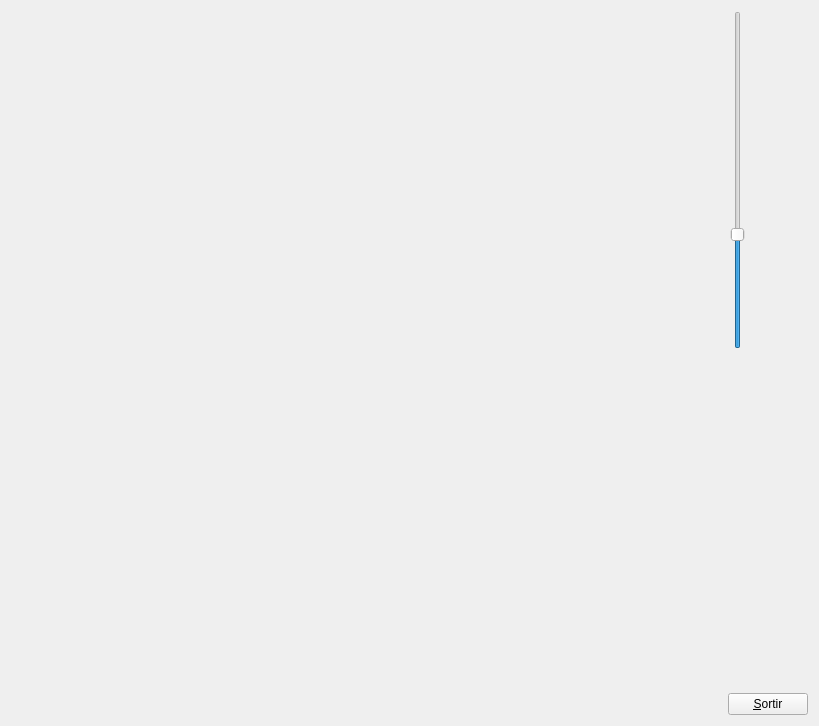
<?xml version="1.0" encoding="UTF-8"?>
<ui version="4.0">
 <class>MyForm</class>
 <widget class="QWidget" name="MyForm">
  <property name="geometry">
   <rect>
    <x>0</x>
    <y>0</y>
    <width>819</width>
    <height>726</height>
   </rect>
  </property>
  <property name="windowTitle">
   <string>Form</string>
  </property>
  <layout class="QHBoxLayout" name="horizontalLayout">
   <item>
    <widget class="MyGLWidget" name="widget" native="true">
     <property name="sizePolicy">
      <sizepolicy hsizetype="Expanding" vsizetype="Expanding">
       <horstretch>0</horstretch>
       <verstretch>0</verstretch>
      </sizepolicy>
     </property>
    </widget>
   </item>
   <item>
    <layout class="QVBoxLayout" name="verticalLayout">
     <item>
      <widget class="QSlider" name="verticalSlider">
       <property name="maximumSize">
        <size>
         <width>20</width>
         <height>16777215</height>
        </size>
       </property>
       <property name="sizeIncrement">
        <size>
         <width>0</width>
         <height>0</height>
        </size>
       </property>
       <property name="minimum">
        <number>1</number>
       </property>
       <property name="maximum">
        <number>299</number>
       </property>
       <property name="value">
        <number>100</number>
       </property>
       <property name="sliderPosition">
        <number>100</number>
       </property>
       <property name="orientation">
        <enum>Qt::Vertical</enum>
       </property>
       <property name="invertedControls">
        <bool>true</bool>
       </property>
      </widget>
     </item>
     <item>
      <spacer name="verticalSpacer">
       <property name="orientation">
        <enum>Qt::Vertical</enum>
       </property>
       <property name="sizeHint" stdset="0">
        <size>
         <width>20</width>
         <height>40</height>
        </size>
       </property>
      </spacer>
     </item>
     <item>
      <widget class="QPushButton" name="pushButton">
       <property name="sizePolicy">
        <sizepolicy hsizetype="Fixed" vsizetype="Fixed">
         <horstretch>0</horstretch>
         <verstretch>0</verstretch>
        </sizepolicy>
       </property>
       <property name="text">
        <string>&amp;Sortir</string>
       </property>
      </widget>
     </item>
    </layout>
   </item>
  </layout>
 </widget>
 <customwidgets>
  <customwidget>
   <class>MyGLWidget</class>
   <extends>QWidget</extends>
   <header>MyGLWidget.h</header>
   <container>1</container>
   <slots>
    <signal>enviaFov(int)</signal>
    <slot>designerZoom(int)</slot>
   </slots>
  </customwidget>
 </customwidgets>
 <resources/>
 <connections>
  <connection>
   <sender>pushButton</sender>
   <signal>clicked()</signal>
   <receiver>MyForm</receiver>
   <slot>close()</slot>
   <hints>
    <hint type="sourcelabel">
     <x>811</x>
     <y>718</y>
    </hint>
    <hint type="destinationlabel">
     <x>839</x>
     <y>529</y>
    </hint>
   </hints>
  </connection>
  <connection>
   <sender>widget</sender>
   <signal>enviaFov(int)</signal>
   <receiver>verticalSlider</receiver>
   <slot>setValue(int)</slot>
   <hints>
    <hint type="sourcelabel">
     <x>625</x>
     <y>148</y>
    </hint>
    <hint type="destinationlabel">
     <x>743</x>
     <y>137</y>
    </hint>
   </hints>
  </connection>
  <connection>
   <sender>verticalSlider</sender>
   <signal>valueChanged(int)</signal>
   <receiver>widget</receiver>
   <slot>designerZoom(int)</slot>
   <hints>
    <hint type="sourcelabel">
     <x>736</x>
     <y>62</y>
    </hint>
    <hint type="destinationlabel">
     <x>641</x>
     <y>75</y>
    </hint>
   </hints>
  </connection>
 </connections>
</ui>
